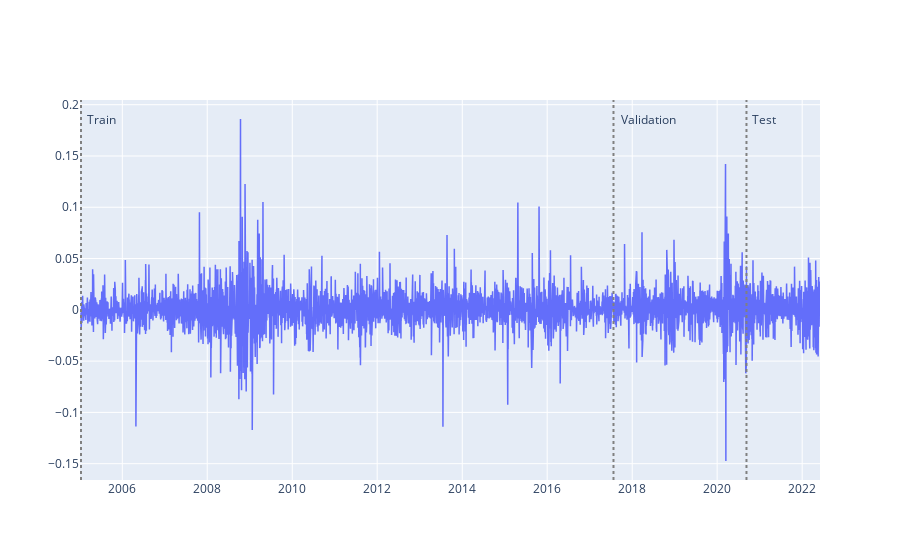

This figure's notebook cell:
### Code cell
y.plot()

### Figure 1 — Plotly figure (JSON) as saved in the notebook; plotly's stock layout.template omitted (floating-point values rounded to 4 significant figures; data arrays with more than 128 entries replaced by an {"elided": "..."} marker saying what was removed)
{"data": [{"line": {"width": 1.5}, "mode": "lines", "name": "Close", "type": "scatter", "x": {"elided": "4329 str values"}, "y": {"elided": "4329 float values"}}], "layout": {"annotations": [{"showarrow": false, "text": "Train", "x": "2005-01-11T00:00:00", "xshift": 20, "y": 0.186}, {"showarrow": false, "text": "Validation", "x": "2017-07-24T00:00:00", "xshift": 35, "y": 0.186}, {"showarrow": false, "text": "Test", "x": "2020-09-09T00:00:00", "xshift": 18, "y": 0.186}], "shapes": [{"line": {"color": "gray", "dash": "dot"}, "opacity": 1, "type": "line", "x0": "2005-01-11T00:00:00", "x1": "2005-01-11T00:00:00", "xref": "x", "y0": 0, "y1": 1, "yref": "y domain"}, {"line": {"color": "gray", "dash": "dot"}, "opacity": 1, "type": "line", "x0": "2017-07-24T00:00:00", "x1": "2017-07-24T00:00:00", "xref": "x", "y0": 0, "y1": 1, "yref": "y domain"}, {"line": {"color": "gray", "dash": "dot"}, "opacity": 1, "type": "line", "x0": "2020-09-09T00:00:00", "x1": "2020-09-09T00:00:00", "xref": "x", "y0": 0, "y1": 1, "yref": "y domain"}]}}
